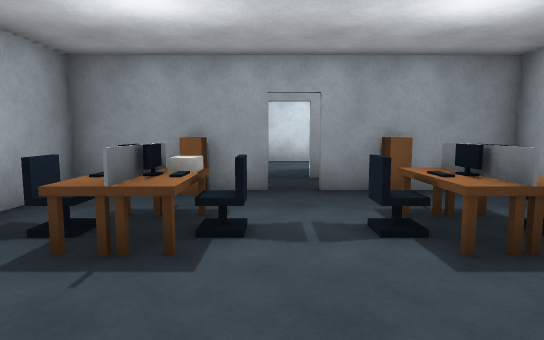
[1] (above)

16 first-person views from a walk through a Unity game level. The camera is 1.3 m above the floor, tilts 6° down and sees 75° across. The floor is counted in squares, 1 m on a side. Each view is taken from the middle of a square. On the plan, view 1 faces up. The plan holds only what a view shows up to about 15 squares ahead; the rest is blank. The player is left out. Door leaves are left out, so doorways stand open. Surface patterns are stand-ins for the level's own textures.

[2]
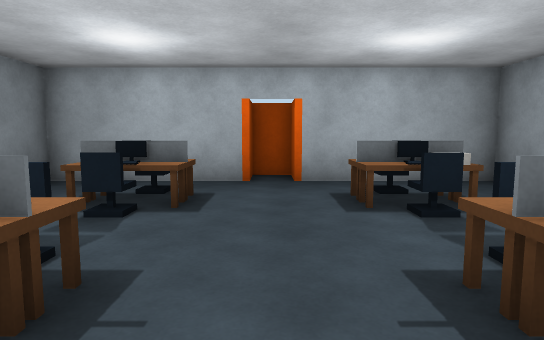

[3]
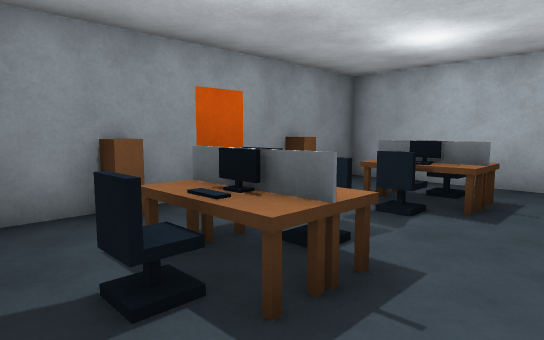

[4]
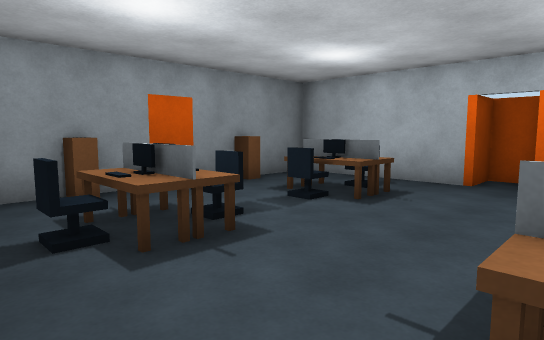

[5]
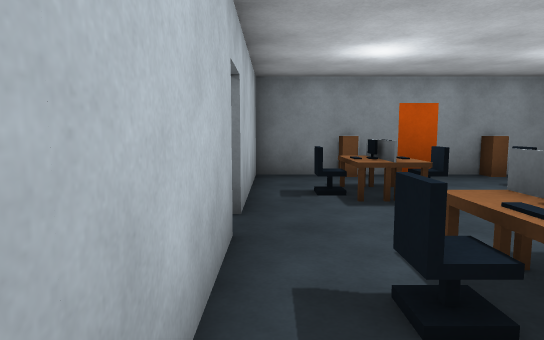

[6]
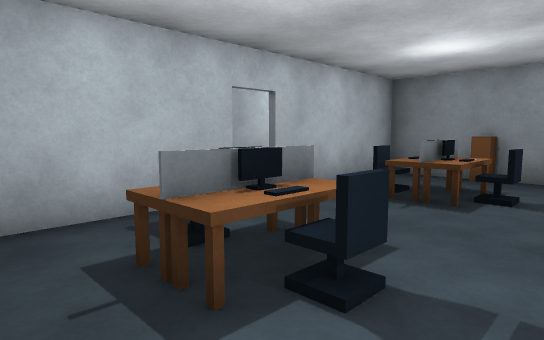

[7]
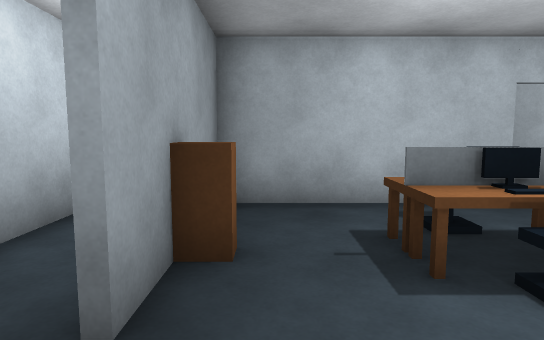

[8]
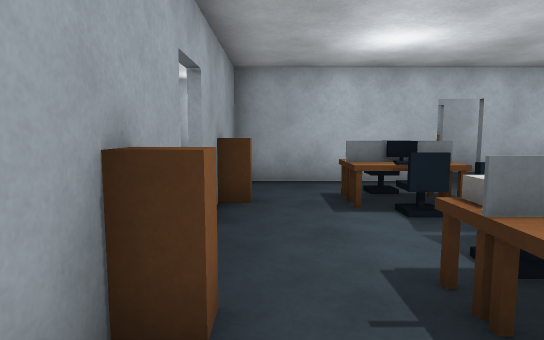

[9]
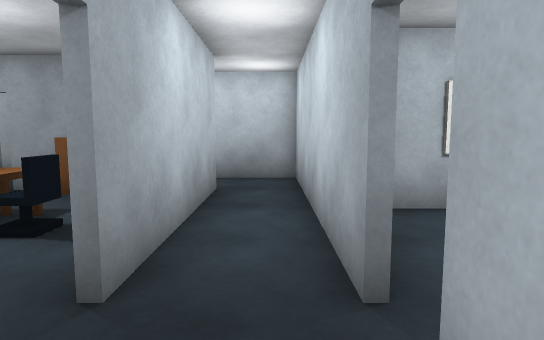

[10]
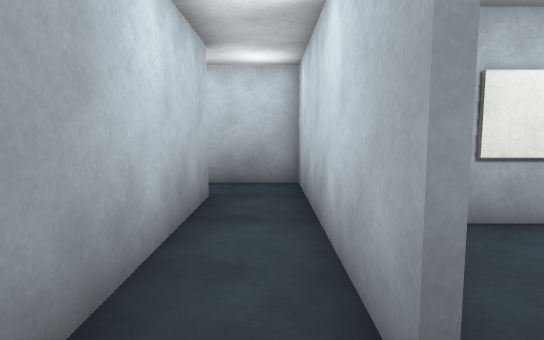

[11]
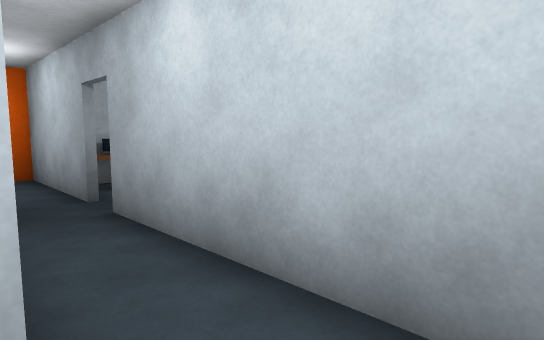

[12]
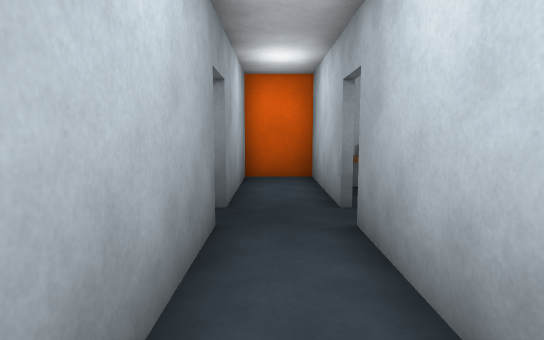

[13]
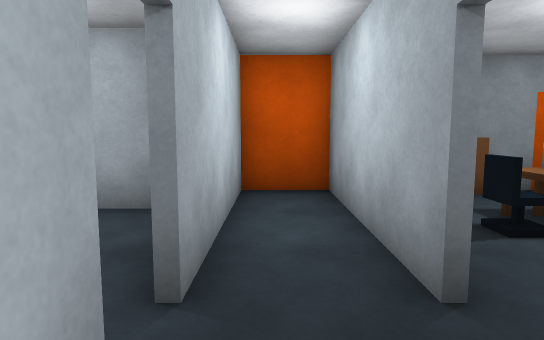

[14]
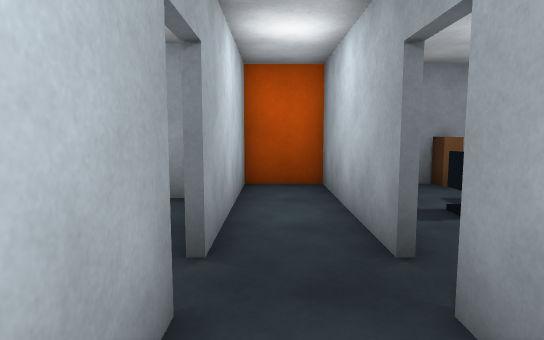

[15]
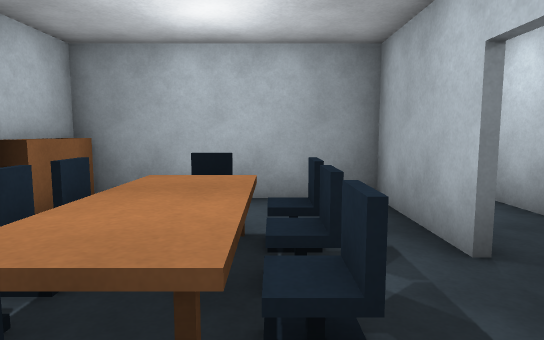

[16]
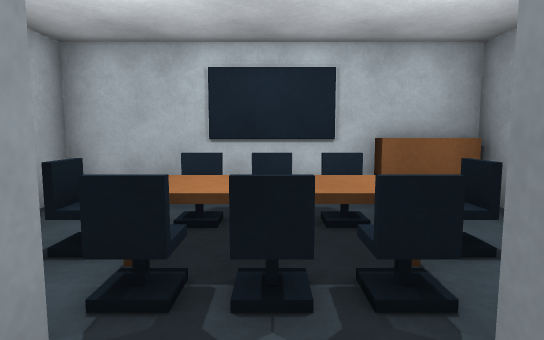

### Floor plan
Ten units are one square. View 1 is at (0, 0); x grows to the right and y downward. Boxes are objects, and circles mark ways between rooms. Rooms are numbered by the first view taken in them; rooms with no view inside come last. Other rooms are left out.
<svg viewBox="-70 -110 214 160">
<path fill="none" stroke="#000" d="M-45 -6 -45 40 55 40 55 -15M55 -25 55 -80 35 -80M0 -80 -15 -80M-25 -80 -45 -80 -45 -34M25 -80 10 -80M35 -80 25 -80M10 -82 51 -82M57 -82 57 -25M56 -102 10 -102M0 -102 -45 -102 -45 -80M-15 -80 -25 -80M57 -15 57 40 77 40 77 -15M77 -25 77 -62M-44 -82 0 -82M79 -15 79 20 139 20 139 -60 130 -60M110 -60 90 -60M134 19 134 0"/>
<rect x="-65" y="-35" width="20" height="30" fill="#bbb"><title>other object</title></rect>
<rect x="-35" y="-5" width="30" height="20" fill="#bbb"><title>other object</title></rect>
<rect x="-35" y="-55" width="30" height="20" fill="#bbb"><title>other object</title></rect>
<rect x="-25" y="35" width="10" height="10" fill="#bbb"><title>other object</title></rect>
<rect x="-15" y="-55" width="10" height="10" fill="#bbb"><title>other object</title></rect>
<rect x="5" y="-5" width="40" height="20" fill="#bbb"><title>other object</title></rect>
<rect x="5" y="-55" width="40" height="20" fill="#bbb"><title>other object</title></rect>
<rect x="25" y="35" width="10" height="10" fill="#bbb"><title>other object</title></rect>
<rect x="-25" y="-85" width="10" height="10" fill="#bbb"><title>other object</title></rect>
<rect x="25" y="-85" width="10" height="10" fill="#bbb"><title>other object</title></rect>
<rect x="55" y="-105" width="30" height="40" fill="#bbb"><title>other object</title></rect>
<rect x="95" y="-35" width="10" height="10" fill="#bbb"><title>other object</title></rect>
<rect x="105" y="-5" width="10" height="10" fill="#bbb"><title>other object</title></rect>
<rect x="105" y="-45" width="10" height="10" fill="#bbb"><title>other object</title></rect>
<rect x="115" y="-35" width="10" height="10" fill="#bbb"><title>other object</title></rect>
<circle cx="5" cy="-80" r="3" fill="#2a7"/>
<circle cx="60" cy="-20" r="3" fill="#2a7"/>
<circle cx="80" cy="-20" r="3" fill="#2a7"/>
<text x="0" y="-20">1</text>
<text x="30" y="-80">2</text>
<text x="110" y="-20">3</text>
</svg>
Room 1 opens to room 2. Room 2 opens to room 3.

Where each view was taken, in squares from view 1:
view 1: 0 up, 0 right, facing up
view 2: 2 up, 5 right, facing left
view 3: 2 up, 5 right, facing down-left
view 4: 4 up, 5 right, facing down-left
view 5: 7 up, 5 right, facing down
view 6: 7 up, 0 right, facing down-right
view 7: 7 up, 1 left, facing right
view 8: 7 up, 4 left, facing right
view 9: 0 up, 7 right, facing up
view 10: 1 up, 7 right, facing up
view 11: 8 up, 7 right, facing up-left
view 12: 9 up, 6 right, facing left
view 13: 4 up, 7 right, facing down
view 14: 5 up, 7 right, facing down
view 15: 5 up, 10 right, facing down
view 16: 2 up, 7 right, facing right
